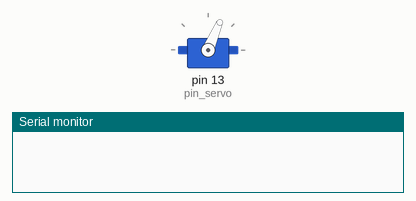
A sketch run on a simulated Arduino Uno, built with avr-gcc and run on an emulated ATmega328P. On the bench: servo, the last lines printed to the serial monitor. Random numbers use the default seed unless the sketch sets one.

Above: at 0.1 s.
At 9.1 s:
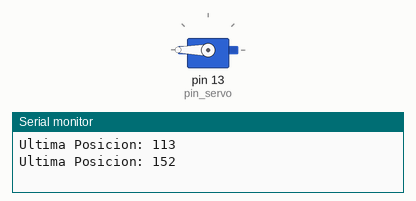
At 16.6 s:
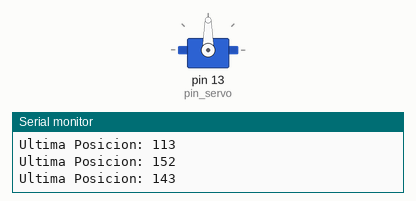
At 37.6 s:
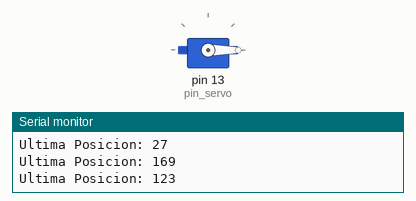
Timing chart, 0 to 40.0 s (numbered marks = the images above):
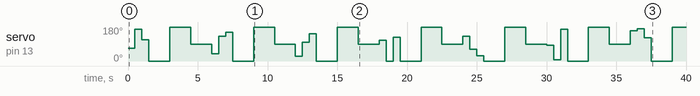

The sketch:

ej3.ino
```cpp
// C++ code
//
#include "Servo.h"
#define pin_servo 13

Servo servo;
int contador = 0;
int angulo = 0;

void setup()
{
  Serial.begin(9600);
  servo.attach(pin_servo);
}

void loop()
{
  angulo = random(0, 180);
  servo.write(angulo);
  contador++;
  delay(500);

  if(contador == 3) {
    Serial.print("Ultima Posicion: ");
    Serial.println(angulo);

    servo.write(0);
    delay(1500);

    servo.write(180);
    delay(1500);

    servo.write(90);
    delay(1500);

    contador = 0;
  }

}
```

Measured:
- by itself, servo on pin 13 (pin_servo): 67° → 169° at 0.50 s, → 113° 0.50 s later, → 0° 0.50 s later, → 180° 1.5 s later, … (40 changes in this stretch)
